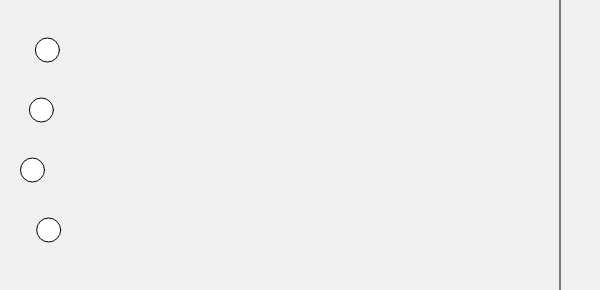
Frame 1 (no input)
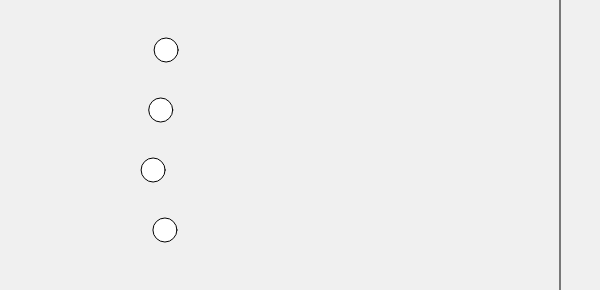
Frame 60 (no input)
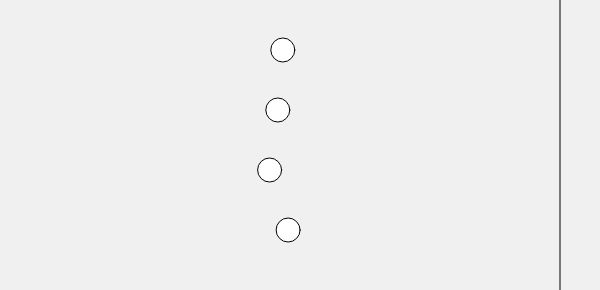
Frame 120 (the mouse pressed at the canvas centre since frame 60)

The p5.js sketch that drew these frames (run headless with seeded random() and noise() and a simulated clock; from frame 60 on, the mouse is pressed at the canvas centre):

// p5.js sketch
// ── sketch.js
let racerXs = [45, 40, 30, 47];
let startY = 50;
let yStep = 60;
let finishX = 560;
let winner = -1;
let restartBtn;

function setup() {
  createCanvas(600, startY + yStep * racerXs.length);

  restartBtn = createButton("Restart Race");
  restartBtn.mousePressed(restartRace);
}

function draw() {
  background(240);

  // Finish line
  line(finishX, 0, finishX, height);

  for (let i = 0; i < racerXs.length; i++) {
    let y = startY + yStep * i;

    if (winner === -1 && racerXs[i] < finishX) {
      racerXs[i] += random(1, 3);

      if (racerXs[i] >= finishX) {
        winner = i;
      }
    }

    circle(racerXs[i], y, 24);
  }

  if (winner !== -1) {
    textSize(24);
    text(`Racer ${winner + 1} wins!`, 20, 30);
  }
}

function restartRace() {
  racerXs = [30, 30, 30];
  winner = -1;
}
